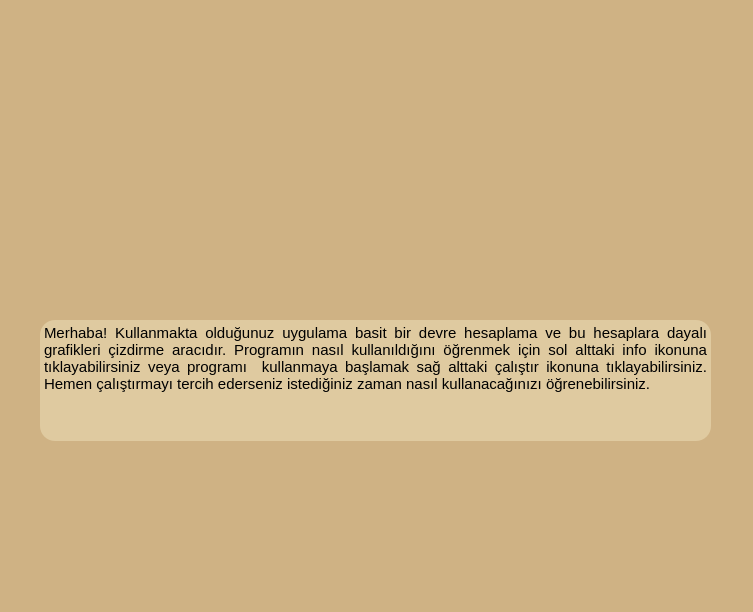
<?xml version="1.0" encoding="UTF-8"?>
<ui version="4.0">
 <class>MainWindow</class>
 <widget class="QMainWindow" name="MainWindow">
  <property name="geometry">
   <rect>
    <x>0</x>
    <y>0</y>
    <width>753</width>
    <height>612</height>
   </rect>
  </property>
  <property name="minimumSize">
   <size>
    <width>753</width>
    <height>612</height>
   </size>
  </property>
  <property name="maximumSize">
   <size>
    <width>753</width>
    <height>612</height>
   </size>
  </property>
  <property name="cursor">
   <cursorShape>ArrowCursor</cursorShape>
  </property>
  <property name="windowTitle">
   <string>Devre Hesapları &amp; Grafikler</string>
  </property>
  <property name="windowIcon">
   <iconset>
    <normaloff>ImgArayuz/MainIcon.png</normaloff>ImgArayuz/MainIcon.png</iconset>
  </property>
  <property name="styleSheet">
   <string notr="true">background-color: #cfb284;</string>
  </property>
  <property name="iconSize">
   <size>
    <width>40</width>
    <height>40</height>
   </size>
  </property>
  <widget class="QWidget" name="centralwidget">
   <widget class="QLabel" name="label">
    <property name="geometry">
     <rect>
      <x>120</x>
      <y>40</y>
      <width>541</width>
      <height>241</height>
     </rect>
    </property>
    <property name="styleSheet">
     <string notr="true"/>
    </property>
    <property name="text">
     <string/>
    </property>
    <property name="pixmap">
     <pixmap>ImgArayuz/welcome.png</pixmap>
    </property>
   </widget>
   <widget class="QPushButton" name="pushButton">
    <property name="geometry">
     <rect>
      <x>150</x>
      <y>460</y>
      <width>121</width>
      <height>121</height>
     </rect>
    </property>
    <property name="cursor">
     <cursorShape>PointingHandCursor</cursorShape>
    </property>
    <property name="styleSheet">
     <string notr="true">border:none;</string>
    </property>
    <property name="text">
     <string/>
    </property>
    <property name="icon">
     <iconset>
      <normaloff>ImgArayuz/info_2.png</normaloff>ImgArayuz/info_2.png</iconset>
    </property>
    <property name="iconSize">
     <size>
      <width>100</width>
      <height>100</height>
     </size>
    </property>
   </widget>
   <widget class="QPushButton" name="pushButton_2">
    <property name="geometry">
     <rect>
      <x>470</x>
      <y>460</y>
      <width>121</width>
      <height>121</height>
     </rect>
    </property>
    <property name="cursor">
     <cursorShape>PointingHandCursor</cursorShape>
    </property>
    <property name="styleSheet">
     <string notr="true">border:none;</string>
    </property>
    <property name="text">
     <string/>
    </property>
    <property name="icon">
     <iconset>
      <normaloff>ImgArayuz/run.png</normaloff>ImgArayuz/run.png</iconset>
    </property>
    <property name="iconSize">
     <size>
      <width>100</width>
      <height>100</height>
     </size>
    </property>
   </widget>
   <widget class="QTextBrowser" name="textBrowser">
    <property name="geometry">
     <rect>
      <x>40</x>
      <y>320</y>
      <width>671</width>
      <height>121</height>
     </rect>
    </property>
    <property name="styleSheet">
     <string notr="true">border:none;
border-radius:15px;
background-color:#dfcaa0;</string>
    </property>
    <property name="html">
     <string>&lt;!DOCTYPE HTML PUBLIC &quot;-//W3C//DTD HTML 4.0//EN&quot; &quot;http://www.w3.org/TR/REC-html40/strict.dtd&quot;&gt;
&lt;html&gt;&lt;head&gt;&lt;meta name=&quot;qrichtext&quot; content=&quot;1&quot; /&gt;&lt;style type=&quot;text/css&quot;&gt;
p, li { white-space: pre-wrap; }
&lt;/style&gt;&lt;/head&gt;&lt;body style=&quot; font-family:'MS Shell Dlg 2'; font-size:8.25pt; font-weight:400; font-style:normal;&quot;&gt;
&lt;p align=&quot;justify&quot; style=&quot; margin-top:0px; margin-bottom:0px; margin-left:0px; margin-right:0px; -qt-block-indent:0; text-indent:0px;&quot;&gt;&lt;span style=&quot; font-size:11pt;&quot;&gt;Merhaba! Kullanmakta olduğunuz uygulama basit bir devre hesaplama ve bu hesaplara dayalı grafikleri çizdirme aracıdır. Programın nasıl kullanıldığını öğrenmek için sol alttaki info ikonuna tıklayabilirsiniz veya programı  kullanmaya başlamak sağ alttaki çalıştır ikonuna tıklayabilirsiniz. Hemen çalıştırmayı tercih ederseniz istediğiniz zaman nasıl kullanacağınızı öğrenebilirsiniz.&lt;/span&gt;&lt;/p&gt;&lt;/body&gt;&lt;/html&gt;</string>
    </property>
   </widget>
  </widget>
 </widget>
 <resources/>
 <connections/>
</ui>
